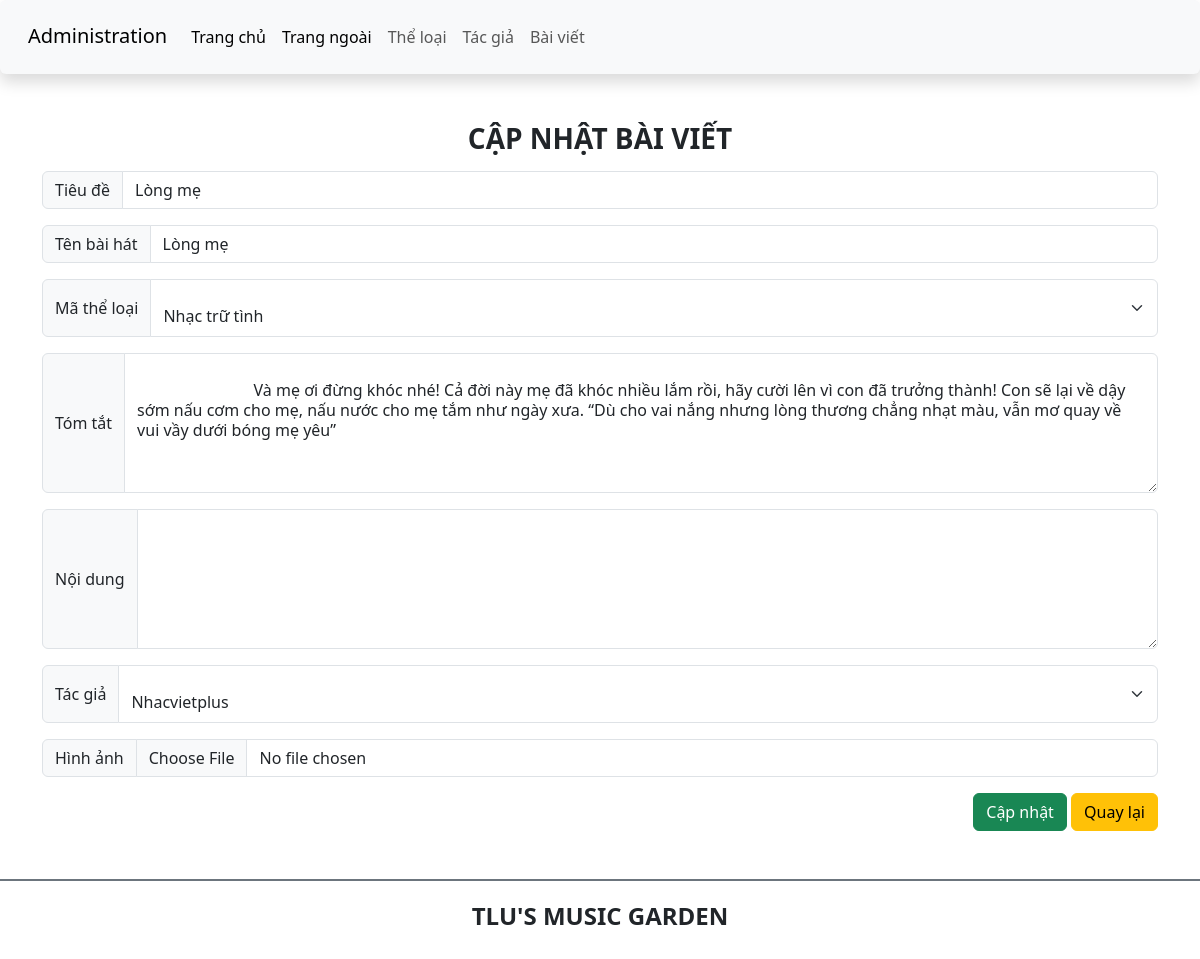
Screenshot of /admin/article/edit_article.php?id=1 with the database file from the repository.
### tables this page shows
CREATE TABLE `baiviet` (
  `ma_bviet` int UNSIGNED NOT NULL,
  `tieude` varchar(200) NOT NULL DEFAULT '',
  `ten_bhat` varchar(100) NOT NULL,
  `ma_tloai` int UNSIGNED NOT NULL,
  `tomtat` text NOT NULL,
  `noidung` text,
  `ma_tgia` int UNSIGNED NOT NULL,
  `ngayviet` datetime NOT NULL DEFAULT CURRENT_TIMESTAMP,
  `hinhanh` varchar(200) DEFAULT NULL
);

CREATE TABLE `theloai` (
  `ma_tloai` int UNSIGNED NOT NULL,
  `ten_tloai` varchar(50) NOT NULL
);

CREATE TABLE `tacgia` (
  `ma_tgia` int UNSIGNED NOT NULL,
  `ten_tgia` varchar(100) NOT NULL,
  `hinh_tgia` varchar(100) DEFAULT NULL
);

### admin/article/edit_article.php (the view, shortened to what this page needs)
<?php
    include '../header.php';
    require_once '../connection.php';
    $ma_bviet = $_GET['id'];
    $sql2 = "select * from baiviet where ma_bviet = ?";
    $stmt2 = $db->prepare($sql2);
    $stmt2->execute([$ma_bviet]);
    $each = $stmt2->fetch();
    $sql = "select * from theloai";
    $stmt = $db->query($sql);
    $theloai = $stmt->fetchAll();
    $sql1 = "select * from tacgia";
    $stmt1 = $db->query($sql1);
    $tacgia = $stmt1->fetchAll();
?>
<main class="container mt-5 mb-5">
    <div class="row">
        <div class="col-sm">
            <h3 class="text-center text-uppercase fw-bold">Cập nhật bài viết</h3>
            <form action="process_update_article.php" method="post" enctype="multipart/form-data">
                <div class="input-group mt-3 mb-3">
                    <span class="input-group-text" id="text" name="">Tiêu đề</span>
                    <input type="text" class="form-control" name="tieude" value="<?php echo $each['tieude'] ?>" required>
                </div>
                <div class="input-group mt-3 mb-3">
                    <span class="input-group-text" id="text" name="">Tên bài hát</span>
                    <input type="text" class="form-control" name="ten_bhat" value="<?php echo $each['ten_bhat'] ?>" required>
                </div>
                <div class="input-group mt-3 mb-3">
                    <span class="input-group-text" id="text" name="">Mã thể loại</span>
                    <div class="form-floating">
                        <select class="form-select" aria-label="Default select example" name="ma_tloai">
                            <?php foreach($theloai as $theloai): ?>
                                <option
                                        value="<?php echo $theloai['ma_tloai'] ?>"
                                        <?php if($each['ma_tloai'] === $theloai['ma_tloai']){ ?>
                                            selected
                                        <?php } ?>
                                >
                                    <?php echo $theloai['ten_tloai'] ?>
                                </option>
                            <?php endforeach; ?>
                        </select>
                    </div>
                </div>
                <div class="input-group mt-3 mb-3">
                    <span class="input-group-text" id="text" name="">Tóm tắt</span>
                    <div class="form-floating">
                        <textarea style="height: 140px" class="form-control" placeholder="Leave a comment here" id="floatingTextarea" name="tomtat">
                            <?php echo $each['tomtat'] ?>
                        </textarea>
                    </div>
                </div>
                <div class="input-group mt-3 mb-3">
                    <span class="input-group-text" id="text" name="">Nội dung</span>
                    <div class="form-floating">
                        <textarea style="height: 140px"  class="form-control" placeholder="Leave a comment here" id="floatingTextarea" name="noidung">
                            <?php echo $each['noidung'] ?>
                        </textarea>
                    </div>
                </div>
                <div class="input-group mt-3 mb-3">
                    <span class="input-group-text" id="text" name="">Tác giả</span>
                    <div class="form-floating">
                        <select class="form-select" aria-label="Default select example" name="ma_tgia">
                            <?php foreach($tacgia as $tacgia): ?>
                                <option
                                        value="<?php echo $tacgia['ma_tgia'] ?>"
                                    <?php if($each['ma_tgia'] === $tacgia['ma_tgia']){ ?>
                                        selected
                                    <?php } ?>
                                >
                                    <?php echo $tacgia['ten_tgia'] ?>
                                </option>
                            <?php endforeach; ?>
                        </select>
                    </div>
                </div>
                <div class="input-group mt-3 mb-3">
                    <span class="input-group-text" id="text" name="">Hình ảnh</span>
                    <input type="file" class="form-control" name="hinhanh" value="<?php echo $each['hinhanh'] ?>">
                </div>
                <div class="form-group  float-end ">
                    <input type="submit" value="Cập nhật" class="btn btn-success">
                    <a href="index.php" class="btn btn-warning ">Quay lại</a>
                </div>
            </form>
        </div>
    </div>
</main>
<footer class="bg-white d-flex justify-content-center align-items-center border-top border-secondary  border-2" style="height:80px">
    <h4 class="text-center text-uppercase fw-bold">TLU's music garden</h4>
</footer>
</body>
</html>

### rows the page displays
baiviet: tieude "Lòng mẹ", ten_bhat "Lòng mẹ", ma_tloai "Nhạc trữ tình", tomtat "Và mẹ ơi đừng khóc nhé! Cả đời này mẹ đã khóc nhiều lắm rồi, hãy cười lên vì con đã trưởng thành! Con sẽ lại về dậy sớm nấu cơm cho mẹ, nấu nước cho mẹ tắm như ngày xưa. “Dù cho vai nắng nhưng lòng thương chẳng nhạt màu, vẫn mơ quay về vui vầy dưới bóng mẹ yêu”", ma_tgia "Nhacvietplus"
